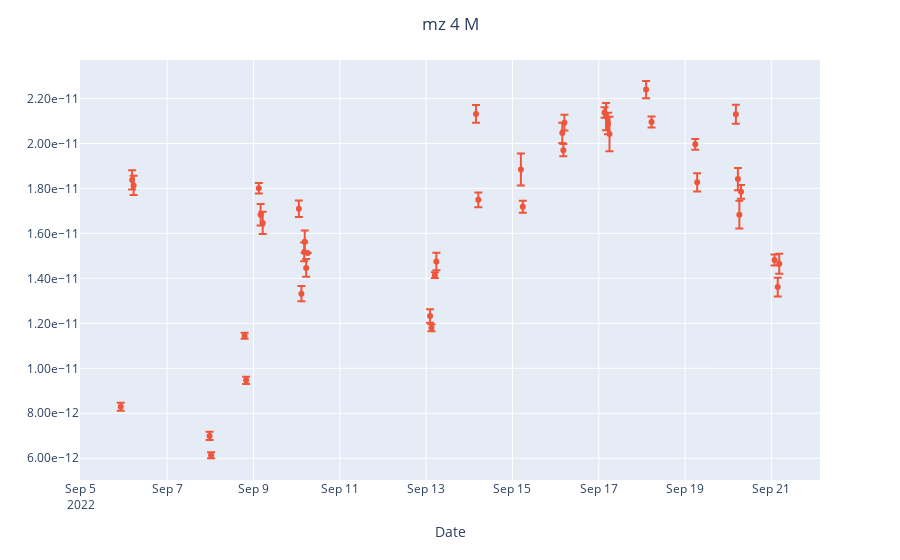

Notebook code cell kept with this figure:
### Code cell
fig = px.scatter()
fig.add_scatter(x= full_df['date'], y=full_df['4_M_mean'], mode='markers', error_y=dict(array=full_df['4_M_std']), name='4_M_mean')
fig.update_layout(xaxis_title="Date")
fig.update_layout(title_text='mz 4 M', title_x=0.5)
fig.update_yaxes(tickformat=".2e")
